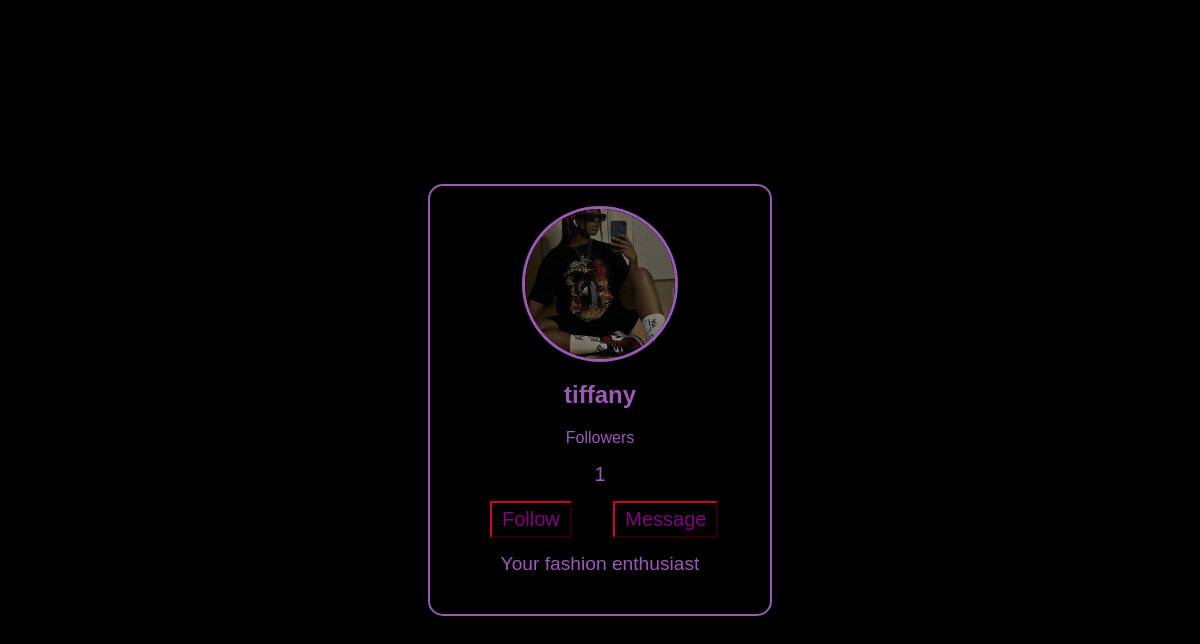
Screenshot of /FeederProfilePage/tiffany/ with the database file from the repository.
### users/models.py (models this page shows, shortened)
class Profile(models.Model):
    user = models.OneToOneField(User, on_delete=models.CASCADE)
    image = models.ImageField(default='def.jpg', upload_to='profile_pics')
    name = models.CharField(max_length=255)
    bio = models.TextField()
    followers = models.ManyToManyField(User, blank=True, related_name='followers')

### feed/views.py (the view)
# urls.py: path('FeederProfilePage/<str:username>/', views.FeederProfilePage, name='FeederProfilePage'),
def FeederProfilePage(request, username):
    try:
        user_obj = User.objects.get(username=username)
        feed_profile = Profile.objects.get(user=user_obj)
        followers = feed_profile.followers.all()
        follower_count = len(followers)
        if len(followers) == 0:
            is_following=False
        for follower in followers:
            if follower == request.user:
                is_following = True
            else:
                is_following = False
        context = {
            'feed_profile': feed_profile,
            'follower_count':follower_count,
            'is_following':is_following
        }
        return render(request, 'feed/feeder_profile.html', context)
    except User.DoesNotExist:
        return render(request, '404.html', {'error': 'User not found'})
    except Profile.DoesNotExist:
        return render(request, '404.html', {'error': 'Profile not found'})

### feed/templates/feed/feeder_profile.html (shortened to what this page needs)
<!DOCTYPE html>
<html lang="en">
<head>
</head>
<body>
<div class="profile-container">
    <img src="{{ feed_profile.image.url }}" alt="Profile Picture" class="profile-picture">
    <h2 class="username">{{ feed_profile.user.username }}</h2>
    <p class="fol">Followers</p> <span style="font-size: 20px;">{{ follower_count }}</span>
    {% if feed_profile.user != request.user %}
        <div class="button-container">
            {% if is_following %}
                <form method="POST" action="{% url 'removefollower' feed_profile.pk %}">
                    {% csrf_token %}
                    <button class="fol-button" type="submit">UnFollow</button>
                </form>
            {% else %}
                <form method="POST" action="{% url 'addfollower' feed_profile.pk %}">
                    <button class="fol-button" type="submit">Follow</button>
                </form>
            {% endif %}
            <form method="POST" action="{% url 'createthread' %}" class="msg-btn">
                <button class="msg-button" type="submit">Message</button>
            </form>
        </div>
    {% endif %}
    <p class="bio">{{ feed_profile.bio }}</p>
</div>
</body>
</html>

### feed/templates/feed/feeder_profile.html (style rules this page uses)
body { background-color: black; color: #9b59b6; font-family: Arial, sans-serif; display: flex; justify-content: center; align-items: center; height: 100vh; margin: 0; }
.profile-container { text-align: center; padding: 20px; border: 2px solid #9b59b6; border-radius: 15px; width: 300px; }
.profile-picture { width: 150px; height: 150px; border-radius: 50%; object-fit: cover; border: 3px solid #9b59b6; }
.username { font-size: 1.5em; margin-top: 15px; }
.bio { margin-top: 10px; font-size: 1.2em; }
.button-container { display: flex; justify-content: space-between; margin: 15px 0; }
.fol-button { margin-left: 40px; }
.fol-button, .msg-button { border-color: rgb(128, 0, 26); background-color: black; color: purple; border-radius: 2%; font-size: 20px; padding: 5px 10px; cursor: pointer; }
.msg-btn { flex: 1; margin-left: 10px; }

### rows the page displays
Profile: image (picture), user.username "tiffany", bio "Your fashion enthusiast"

### other values shown
{{ follower_count }} "1"
